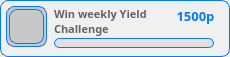
            <widget class="QWidget" name="achiev_4" native="true">
             <property name="styleSheet">
              <string notr="true">background-color:rgb(240,240,240);border-radius:8px;border:1px solid rgb(0,123,255);</string>
             </property>
             <widget class="QWidget" name="icon_frame_4" native="true">
              <property name="geometry">
               <rect>
                <x>6</x>
                <y>6</y>
                <width>41</width>
                <height>41</height>
               </rect>
              </property>
              <property name="styleSheet">
               <string notr="true">background-color:rgb(200,200,200);</string>
              </property>
              <widget class="QLabel" name="icon_image_4">
               <property name="geometry">
                <rect>
                 <x>3</x>
                 <y>3</y>
                 <width>35</width>
                 <height>35</height>
                </rect>
               </property>
               <property name="styleSheet">
                <string notr="true">border-image:url(:/Img/ideia.svg);border:1px solid rgb(0,123,255);</string>
               </property>
               <property name="text">
                <string/>
               </property>
              </widget>
             </widget>
             <widget class="QLabel" name="achiev_desc_4">
              <property name="geometry">
               <rect>
                <x>54</x>
                <y>6</y>
                <width>121</width>
                <height>31</height>
               </rect>
              </property>
              <property name="font">
               <font>
                <family>PibotoLt</family>
                <pointsize>8</pointsize>
                <weight>75</weight>
                <bold>true</bold>
               </font>
              </property>
              <property name="styleSheet">
               <string notr="true">color:rgb(100,100,100);border:none;background:transparent;</string>
              </property>
              <property name="text">
               <string>&lt;html&gt;&lt;head/&gt;&lt;body&gt;&lt;p&gt;Win weekly Yield Challenge&lt;/p&gt;&lt;/body&gt;&lt;/html&gt;</string>
              </property>
              <property name="alignment">
               <set>Qt::AlignLeading|Qt::AlignLeft|Qt::AlignTop</set>
              </property>
              <property name="wordWrap">
               <bool>true</bool>
              </property>
              <property name="indent">
               <number>-1</number>
              </property>
             </widget>
             <widget class="QWidget" name="achiev_baratual_4" native="true">
              <property name="geometry">
               <rect>
                <x>54</x>
                <y>38</y>
                <width>0</width>
                <height>10</height>
               </rect>
              </property>
              <property name="styleSheet">
               <string notr="true">background-color:rgb(0,123,255);;border-radius:5px;</string>
              </property>
             </widget>
             <widget class="QWidget" name="achiev_bartotal_4" native="true">
              <property name="geometry">
               <rect>
                <x>54</x>
                <y>38</y>
                <width>160</width>
                <height>10</height>
               </rect>
              </property>
              <property name="styleSheet">
               <string notr="true">background-color:rgba(220,220,220,0.8);border-radius:5px;</string>
              </property>
             </widget>
             <widget class="QLabel" name="achiev_points_4">
              <property name="geometry">
               <rect>
                <x>170</x>
                <y>0</y>
                <width>51</width>
                <height>31</height>
               </rect>
              </property>
              <property name="font">
               <font>
                <family>PibotoLt</family>
                <pointsize>10</pointsize>
                <weight>75</weight>
                <bold>true</bold>
               </font>
              </property>
              <property name="styleSheet">
               <string notr="true">color:rgb(0,123,255);border:none;background:transparent;</string>
              </property>
              <property name="text">
               <string>1500p</string>
              </property>
              <property name="alignment">
               <set>Qt::AlignCenter</set>
              </property>
              <property name="wordWrap">
               <bool>true</bool>
              </property>
              <property name="indent">
               <number>-1</number>
              </property>
             </widget>
            </widget>
